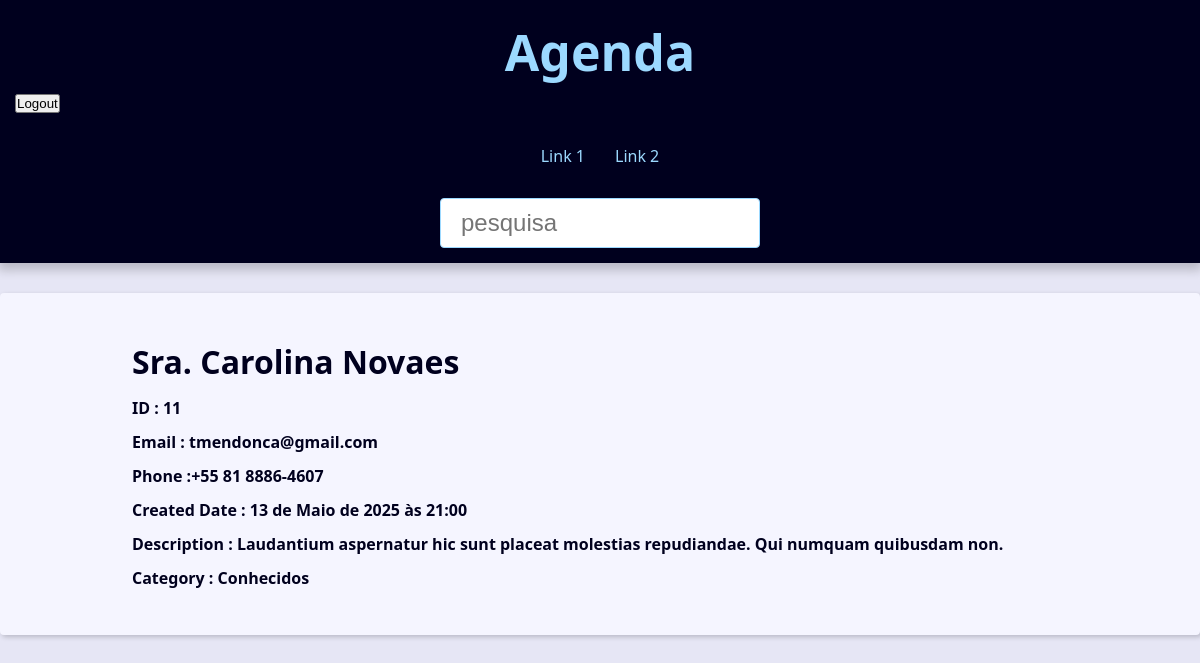
/agenda/11/ (signed in), run on the app's committed database.
### contact/models.py (models this page shows, shortened)
class Contact(models.Model):
  first_name = models.CharField(max_length=50)
  last_name = models.CharField(max_length=50,blank=True)
  phone = models.CharField(max_length=50)
  email = models.EmailField(max_length=254, blank=True)
  created_date = models.DateTimeField(default=timezone.now)  # Django executa a função timezone.now() quando o objeto Contato é criado
  description = models.TextField(blank=True)
  show = models.BooleanField(default=True)
  picture = models.ImageField(blank=True,upload_to='pictures/%Y/%m') # Depende do pillow
  category = models.ForeignKey(Category,
  on_delete=models.SET_NULL,  # Tipos de on_delete => 1) CASCADE 2) SET_NULL 3) PROTECT 4 ) SET_DEFAULT
  blank=True,null=True)
  owner = models.ForeignKey(User,on_delete=models.SET_NULL,blank=True,null=True)
  class Meta:
    verbose_name = 'Contact'
    verbose_name_plural = 'Contacts'

class Category(models.Model):
  name = models.CharField(max_length=50)
  class Meta:
    verbose_name = 'Category'
    verbose_name_plural = 'Categories'

### contact/views/contact_views.py (the view)
# urls.py: path('<int:contact_id>/',views.contact,name='contact'),
@login_required
def contact(request,contact_id):
  single_contact = get_object_or_404(Contact,pk=contact_id,show=True) # Se não houver id existente levanta erro 404
  contact_name = f'{single_contact.first_name} {single_contact.last_name} - '
  context = {
    'contact': single_contact,
    'site_title':contact_name
  }
  return render(request, 'contact/contact.html',context)

### contact/templates/contact/contact.html
{% extends 'global/base.html' %} {% block content %}
<div class="single-contact">
  <h1 class="single-contact-name">
    {{ contact.first_name}} {{ contact.last_name}}
  </h1>
  <p><b>ID : {{contact.id}}</b></p>
  <p><b>Email : {{contact.email}}</b></p>
  <p><b>Phone :{{contact.phone}}</b></p>
  <p><b>Created Date : {{contact.created_date}}</b></p>
  <p><b>Description : {{contact.description}}</b></p>
  <p><b>Category : {{contact.category.name}}</b></p>
</div>
{% endblock content %}

### base_static/global/css/style.css (style rules this page uses)
:root { --spacing: 1.5rem; --link-dark-color: rgb(0, 83, 134); --link-light-color: rgb(156, 217, 255); --clr-white: rgb(245, 245, 255); --clr-black: rgb(0, 0, 30); --clr-light-gray: rgb(230, 230, 245); --clr-dark-shadow-5: rgba(0, 0, 10, 5%); --clr-dark-shadow-10: rgba(0, 0, 10, 10%); --clr-dark-shadow-20: rgba(0, 0, 10, 20%); --clr-light-shadow-5: rgba(200, 200, 255, 5%); --clr-light-shadow-10: rgba(200, 200, 255, 10%); --clr-light-shadow-20: rgba(200, 200, 255, 20%); --main-page-width: 120rem; --table-min-width: 60rem; --biggest-font-size: 5rem; --bigger-font-size: 4rem; --big-font-size: 3.2rem; --medium-font-size: 2.4rem; --small-font-size: 1.6rem; --smaller-font-size: 1.4rem; --smallest-font-size: 1.2rem; --transition-fast: 300ms; --transition-medium: 600ms; --transition-slow: 1s; --default-border-radius: 4px; }
*, *::before, *::after { margin: 0; padding: 0; box-sizing: border-box; }
html { font-size: 62.5%; }
body { font-family: system-ui, -apple-system, BlinkMacSystemFont, 'Segoe UI', Roboto, Oxygen, Ubuntu, Cantarell, 'Open Sans', 'Helvetica Neue', sans-serif; line-height: 1.5; font-size: var(--small-font-size); color: var(--clr-black); -webkit-font-smoothing: antialiased; background: var(--clr-light-gray); }
@media (min-width: 600px) { .single-contact { max-width: 80%; margin: calc(var(--spacing) * 2) auto; } }
.single-contact h1 { margin: 1rem 0; }
.single-contact p { margin: 1rem 0; }

### data on the page
Contact: first_name "Sra.", last_name "Carolina Novaes", id "11", email "tmendonca@gmail.com", phone "+55 81 8886-4607", created_date "13 de Maio de 2025 às 21:00", description "Laudantium aspernatur hic sunt placeat molestias repudiandae. Qui numquam quibusdam non."
Category: category.name "Conhecidos"
